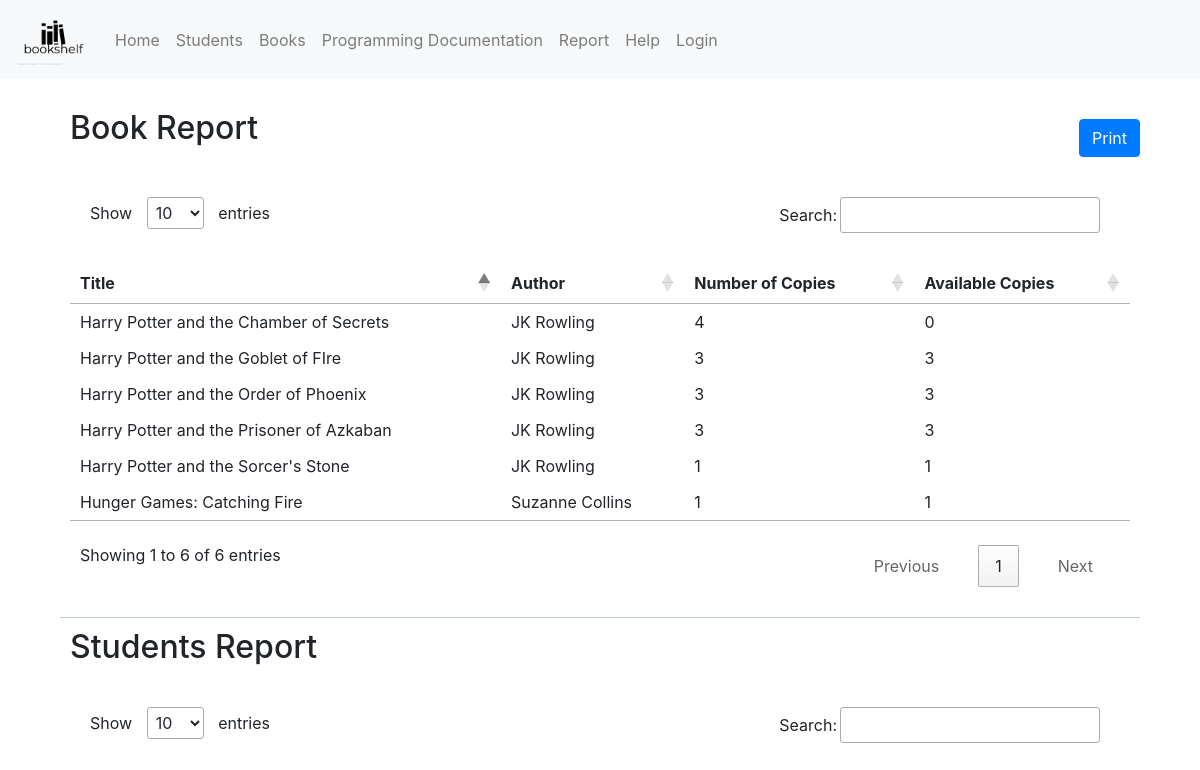
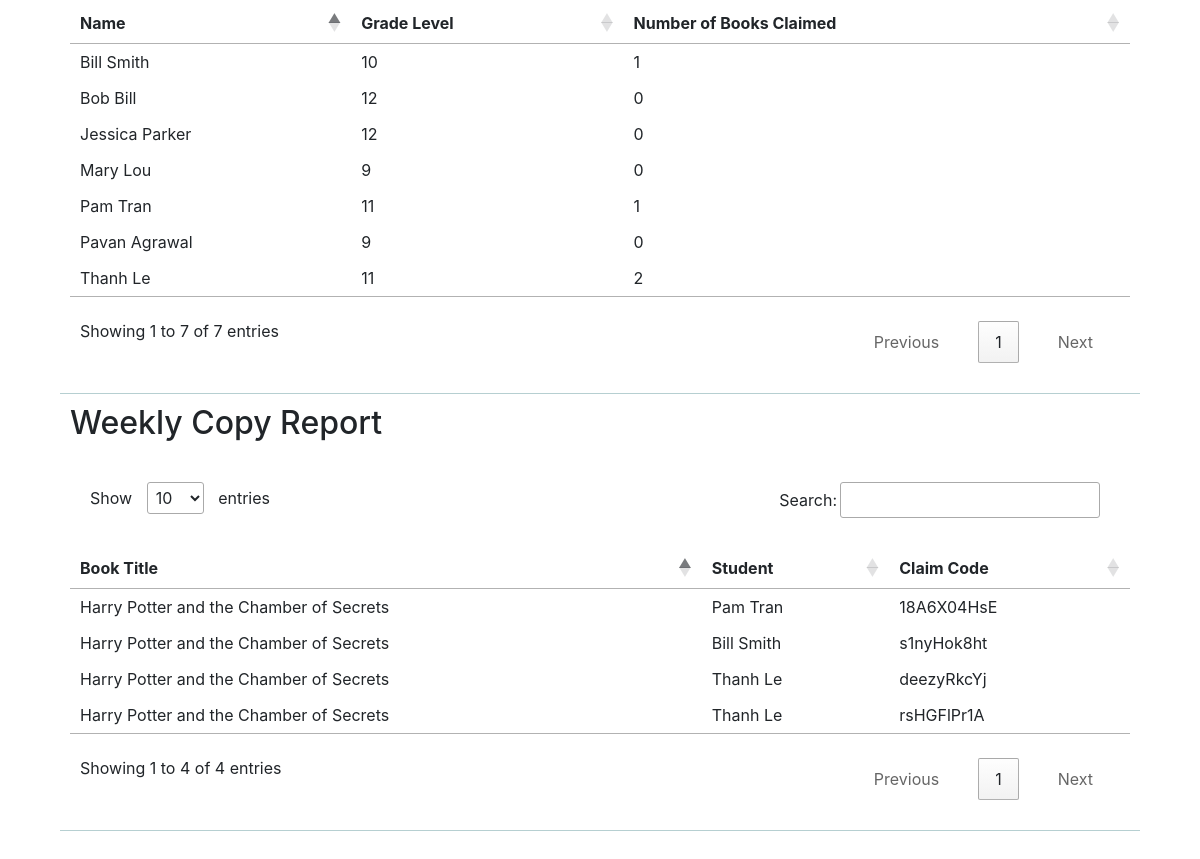
The app's page /report/, older data (2 pictures, top to bottom).
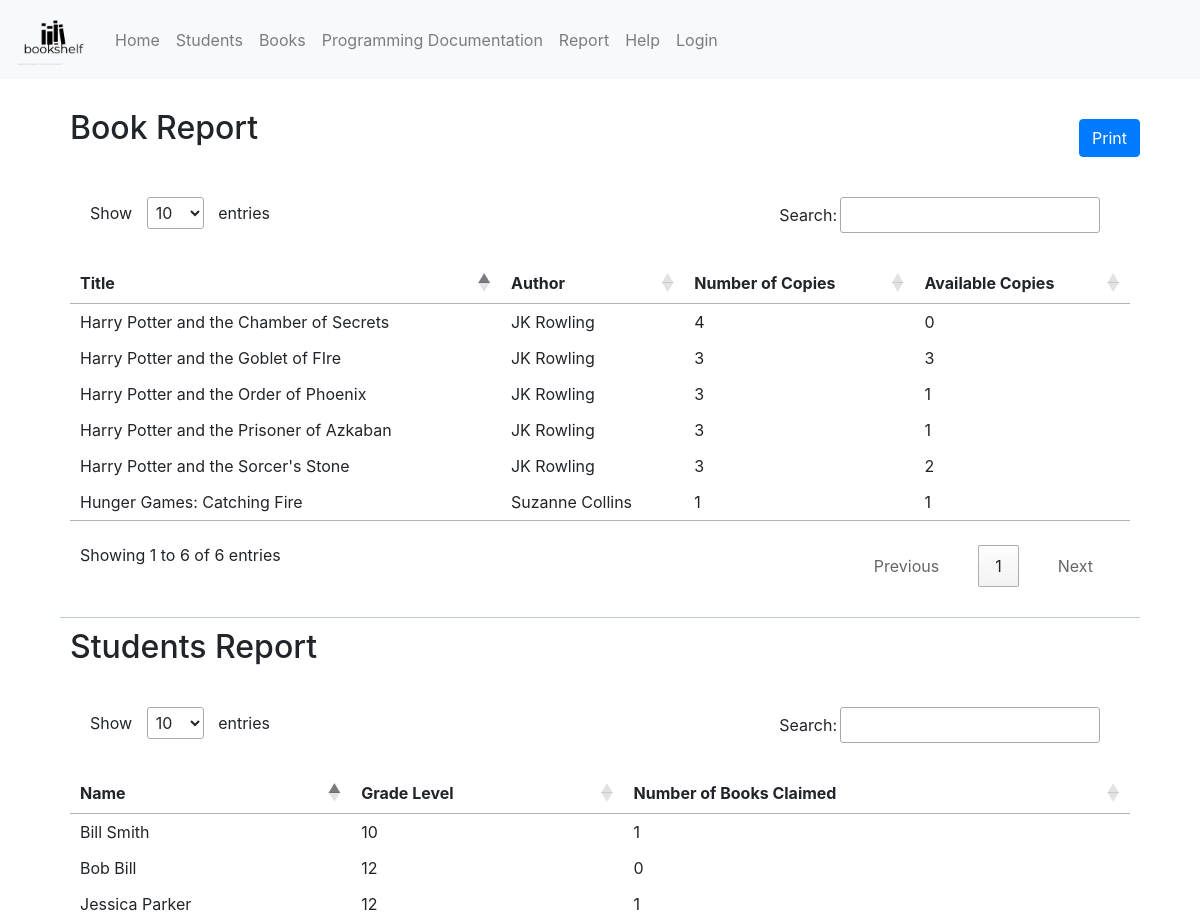
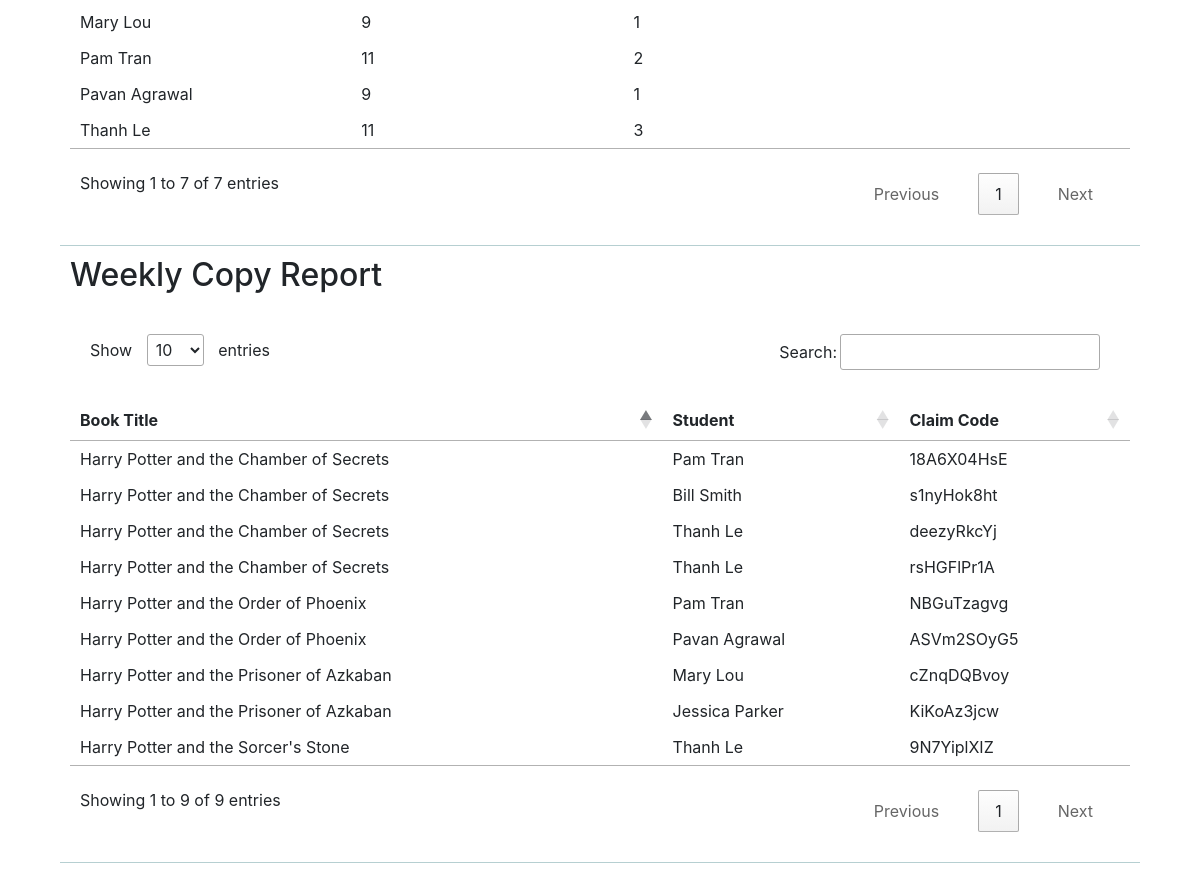
The same page, newer data (2 pictures, top to bottom).
### fbla_admin/models.py (models this page shows, shortened)
class book(models.Model):
    name = models.CharField(max_length=255)
    slug = extension_fields.AutoSlugField(populate_from='name', blank=True)
    created = models.DateTimeField(auto_now_add=True, editable=False)
    last_updated = models.DateTimeField(auto_now=True, editable=False)
    author = models.CharField(max_length=100)
    genre = models.CharField(max_length=100)
    image = models.ImageField(verbose_name="Cover Image", upload_to="book_images/", blank=True)
    class Meta:
        ordering = ('-created',)
    def __str__(self):
        return u'%s' % self.slug

class student(models.Model):
    name = models.CharField(max_length=255)
    slug = extension_fields.AutoSlugField(populate_from='name', blank=True)
    created = models.DateTimeField(auto_now_add=True, editable=False)
    last_updated = models.DateTimeField(auto_now=True, editable=False)
    grade_level = models.SmallIntegerField()
    class Meta:
        ordering = ('-created',)
    def __str__(self):
        return u'%s' % self.slug

class ebook(models.Model):
    name = models.CharField(max_length=255, verbose_name="Claim Code", unique=True)
    slug = extension_fields.AutoSlugField(populate_from='name', blank=True)
    created = models.DateTimeField(auto_now_add=True, editable=False)
    last_updated = models.DateTimeField(auto_now=True, editable=False)
    check_out_student = models.ForeignKey(
        'fbla_admin.student',
        on_delete=models.CASCADE, related_name="students",
        blank=True,
        null=True
    )
    book_id = models.ForeignKey(
        'fbla_admin.book',
        on_delete=models.CASCADE, related_name="books",
    )
    class Meta:
        ordering = ('-created',)
    def __str__(self):
        return u'%s' % self.slug

### fbla_admin/views.py (the view)
# urls.py: path('report/', views.report)
def report(request):
    context = {}
    toRet = []
    for bok in book.objects.all():
        bok.count  = ebook.objects.filter(book_id=bok.id).count()
        bok.available = bok.count - ebook.objects.filter(book_id=bok.id).exclude(check_out_student=None).count()
        toRet.append(bok)
    context['students'] = []
    for studen in student.objects.all():
        studen.count = ebook.objects.filter(check_out_student=studen.id).count()
        context['students'].append(studen)
    context['books'] = toRet
    context['ebooks'] =ebook.objects.exclude(check_out_student=None).all()
    print(context)
    return render(request, 'fbla_admin/report.html', context=context)

### fbla_admin/templates/fbla_admin/report.html (shortened to what this page needs)
{% extends "base.html" %} {% load static %} {% block content %}
<div class="grp gap">
  <button class="btn btn-primary" style="float: right;" onClick="window.print()">Print</button>
  <div class="card-group-x">
    <h2>Book Report</h2>
    <table id="tab1">
      <thead>
        <th>Title</th>
        <th>Author</th>
        <th>Number of Copies</th>
        <th>Available Copies</th>
      </thead>
      {% for book in books %}
      <tr>
        <td>{{ book.name }}</td>
        <td>{{ book.author }}</td>
        <td>{{ book.count }}</td>
        <td>{{ book.available }}</td>
      </tr>
      {% endfor %}
    </table>
  </div>
  <div class="card-group-x">
    <h2>Students Report</h2>
    <table id="tab2">
      <thead>
        <th>Name</th>
        <th>Grade Level</th>
        <th>Number of Books Claimed</th>
      </thead>
      {% for student in students %}
      <tr>
        <td>{{ student.name }}</td>
        <td>{{ student.grade_level }}</td>
        <td>{{ student.count }}</td>
      </tr>
      {% endfor %}
    </table>
  </div>
  <div class="card-group-x">
    <h2>Weekly Copy Report</h2>
    <table id="tab3">
      <thead>
        <th>Book Title</th>
        <th>Student</th>
        <th>Claim Code</th>
      </thead>
      {% for ebook in ebooks %}
      <tr>
        <td>{{ ebook.book_id.name }}</td>
        <td>{{ ebook.check_out_student.name }}</td>
        <td>{{ ebook.name }}</td>
      </tr>
      {% endfor %}
    </table>
  </div>
</div>
{% endblock %}

Row changes from the older to the newer data that the page shows:
computed for book "Harry Potter and the Sorcer's Stone": count "1" → "3"; available "1" → "2"
computed for book "Harry Potter and the Order of Phoenix": available "3" → "1"
computed for book "Harry Potter and the Prisoner of Azkaban": available "3" → "1"
computed for student "Jessica Parker": count "0" → "1"
computed for student "Mary Lou": count "0" → "1"
computed for student "Pam Tran": count "1" → "2"
computed for student "Thanh Le": count "2" → "3"
computed for student "Pavan Agrawal": count "0" → "1"
now on this page (row edited): ebook: book_id.name "Harry Potter and the Order of Phoenix", check_out_student.name "Pam Tran", name "NBGuTzagvg"
now on this page (row edited): ebook: book_id.name "Harry Potter and the Order of Phoenix", check_out_student.name "Pavan Agrawal", name "ASVm2SOyG5"
now on this page (row edited): ebook: book_id.name "Harry Potter and the Sorcer's Stone", check_out_student.name "Thanh Le", name "9N7YiplXIZ"
now on this page (row edited): ebook: book_id.name "Harry Potter and the Prisoner of Azkaban", check_out_student.name "Mary Lou", name "cZnqDQBvoy"
now on this page (row edited): ebook: book_id.name "Harry Potter and the Prisoner of Azkaban", check_out_student.name "Jessica Parker", name "KiKoAz3jcw"
Text that changed along with them:
text written by a page script: "Show entries Search: Showing 1 to 4 of 4 entries Previous 1 Next" → "Show entries Search: Showing 1 to 9 of 9 entries Previous 1 Next"
